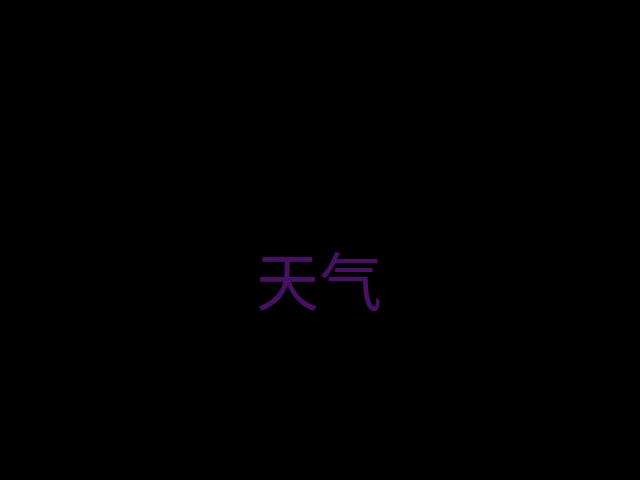

This figure's Python source:
from datetime import datetime, timedelta
from io import BytesIO
from typing import List

try:
    from zoneinfo import ZoneInfo
except ImportError:
    from backports.zoneinfo import ZoneInfo  # type: ignore

import pytest
from nonebug import App
from pytest_mock import MockerFixture
from sqlmodel import select

from .utils import fake_group_message_event


@pytest.mark.asyncio
async def test_wordcloud(app: App, mocker: MockerFixture):
    """测试词云"""
    from nonebot.adapters.onebot.v11 import Message, MessageSegment
    from nonebot_plugin_datastore import create_session

    from nonebot_plugin_wordcloud import GroupMessage, get_wordcloud, today_cmd

    now = datetime(2022, 1, 2, 12, 0, 0, tzinfo=ZoneInfo("Asia/Shanghai"))

    async with create_session() as session:
        for word in ["你", "我", "他", "这是一句完整的话", "你知道吗？今天的天气真好呀！", "/今日词云"]:
            message = GroupMessage(
                user_id="10",
                group_id="10000",
                message=word,
                time=datetime(2022, 1, 2, 4, 0, 0),
                platform="qq",
            )
            session.add(message)
        await session.commit()

        # 中国时区差了 8 小时
        statement = select(GroupMessage).where(
            GroupMessage.group_id == "10000",
            GroupMessage.time >= now - timedelta(days=1),
            GroupMessage.time <= now,
        )
        messages: List[GroupMessage] = (await session.exec(statement)).all()  # type: ignore

    image = get_wordcloud(messages)

    assert image is not None
    assert image.size == (1920, 1200)

    mocked_datetime = mocker.patch("nonebot_plugin_wordcloud.datetime")
    mocked_datetime.now.return_value = now
    mocked_get_wordcloud = mocker.patch("nonebot_plugin_wordcloud.get_wordcloud")
    mocked_get_wordcloud.return_value = image
    img_bytes = BytesIO()
    image.save(img_bytes, format="PNG")

    async with app.test_matcher(today_cmd) as ctx:
        bot = ctx.create_bot()
        event = fake_group_message_event(message=Message("/今日词云"))

        ctx.receive_event(bot, event)
        ctx.should_call_send(event, MessageSegment.image(img_bytes), True)
        ctx.should_finished()

    mocked_datetime.now.assert_called_once()
    mocked_get_wordcloud.assert_called_once()


@pytest.mark.asyncio
async def test_wordcloud_empty(app: App):
    """测试词云，消息为空的情况"""
    from nonebot.adapters.onebot.v11 import Message

    from nonebot_plugin_wordcloud import today_cmd

    async with app.test_matcher(today_cmd) as ctx:
        bot = ctx.create_bot()
        event = fake_group_message_event(message=Message("/今日词云"))

        ctx.receive_event(bot, event)
        ctx.should_call_send(event, "没有足够的数据生成词云", "")
        ctx.should_finished()


@pytest.mark.asyncio
async def test_wordcloud_empty_msg(
    app: App,
    mocker: MockerFixture,
):
    """测试词云，消息均是 stopwords 的情况"""
    from nonebot.adapters.onebot.v11 import Message
    from nonebot_plugin_datastore import create_session

    from nonebot_plugin_wordcloud import GroupMessage, today_cmd

    now = datetime(2022, 1, 2, 12, 0, 0, tzinfo=ZoneInfo("Asia/Shanghai"))

    async with create_session() as session:
        for word in ["你", "我", "他"]:
            message = GroupMessage(
                user_id="10",
                group_id="10000",
                message=word,
                time=datetime(2022, 1, 2, 4, 0, 0),
                platform="qq",
            )
            session.add(message)
        await session.commit()

    mocked_datetime = mocker.patch("nonebot_plugin_wordcloud.datetime")
    mocked_datetime.now.return_value = now

    async with app.test_matcher(today_cmd) as ctx:
        bot = ctx.create_bot()
        event = fake_group_message_event(message=Message("/今日词云"))

        ctx.receive_event(bot, event)
        ctx.should_call_send(event, "没有足够的数据生成词云", True)
        ctx.should_finished()
